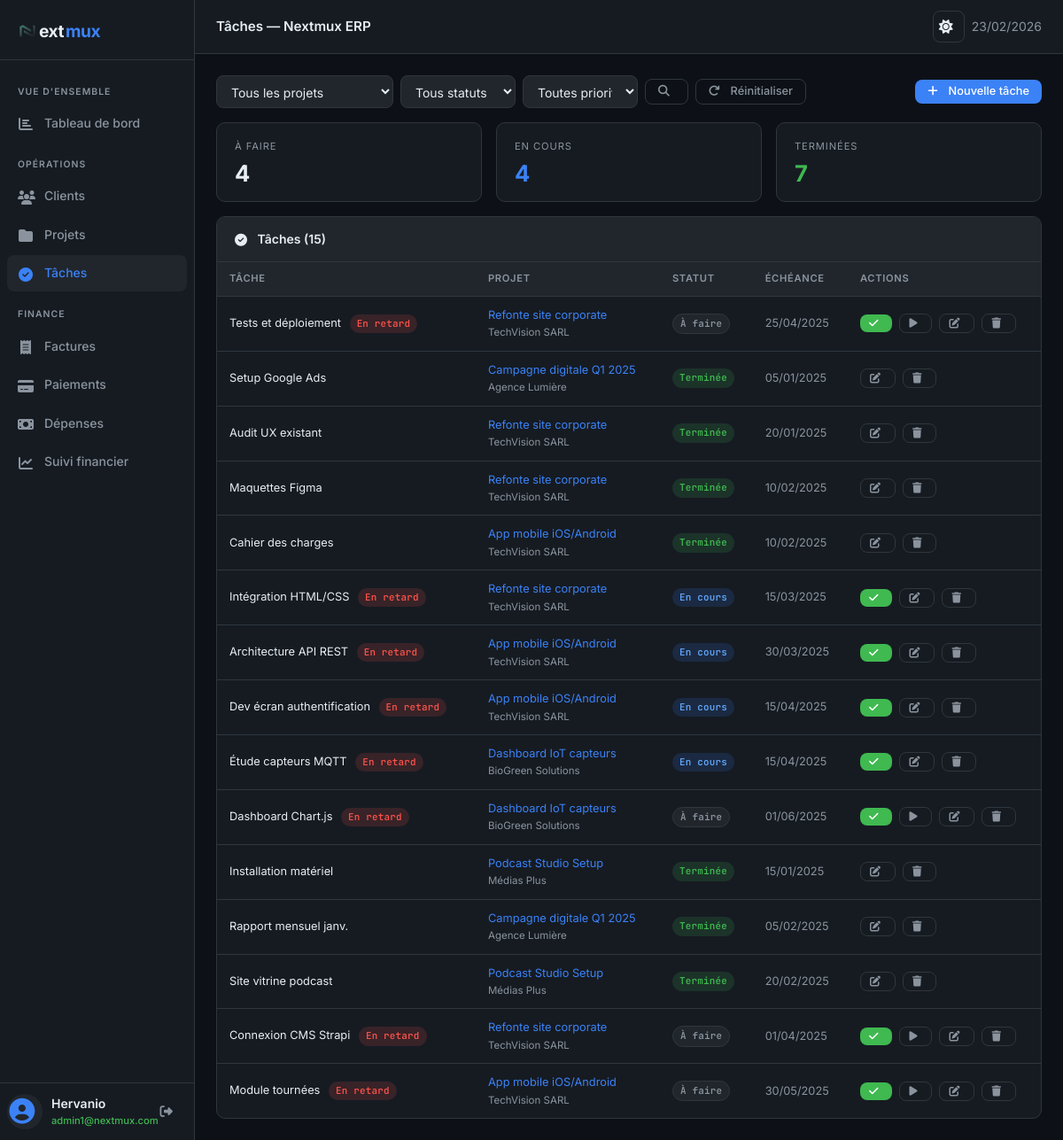
Screenshot of /taches.php (signed in) with the database file from the repository.
### tables this page shows
CREATE TABLE `taches` (
  `id` int(10) UNSIGNED NOT NULL,
  `projet_id` int(10) UNSIGNED NOT NULL,
  `titre` varchar(200) NOT NULL,
  `description` text DEFAULT NULL,
  `statut` enum('a_faire','en_cours','termine') NOT NULL DEFAULT 'a_faire',
  `priorite` enum('basse','normale','haute','critique') NOT NULL DEFAULT 'normale',
  `date_echeance` date DEFAULT NULL,
  `created_at` timestamp NOT NULL DEFAULT current_timestamp()
);

CREATE TABLE `projets` (
  `id` int(10) UNSIGNED NOT NULL,
  `client_id` int(10) UNSIGNED NOT NULL,
  `titre` varchar(200) NOT NULL,
  `description` text DEFAULT NULL,
  `budget` decimal(12,2) NOT NULL DEFAULT 0.00,
  `statut` enum('prospect','en_cours','suspendu','termine') NOT NULL DEFAULT 'en_cours',
  `date_debut` date DEFAULT NULL,
  `date_fin` date DEFAULT NULL,
  `created_at` timestamp NOT NULL DEFAULT current_timestamp()
);

CREATE TABLE `clients` (
  `id` int(10) UNSIGNED NOT NULL,
  `nom` varchar(150) NOT NULL,
  `email` varchar(200) NOT NULL,
  `telephone` varchar(20) DEFAULT NULL,
  `adresse` text DEFAULT NULL,
  `ville` varchar(100) DEFAULT NULL,
  `created_at` timestamp NOT NULL DEFAULT current_timestamp()
);

### taches.php (the view, shortened to what this page needs)
<?php
require_once 'db.php';
$db = getDB();
$action = $_GET['action'] ?? 'list';
$filtre_projet  = $_GET['projet_id'] ?? '';
$filtre_statut  = $_GET['statut'] ?? '';
$filtre_priorite = $_GET['priorite'] ?? '';
$taches = $db->prepare("
  SELECT t.*, p.titre AS projet_titre, c.nom AS client_nom
  FROM taches t
  JOIN projets p ON p.id = t.projet_id
  JOIN clients c ON c.id = p.client_id
  WHERE (? = '' OR t.projet_id = ?)
    AND (? = '' OR t.statut = ?)
    AND (? = '' OR t.priorite = ?)
  ORDER BY FIELD(t.priorite,'critique','haute','normale','basse'), t.date_echeance
");
$taches->execute([$filtre_projet, $filtre_projet, $filtre_statut, $filtre_statut, $filtre_priorite, $filtre_priorite]);
$taches = $taches->fetchAll();
require_once 'header.php';
?>
<?php if ($action === 'list'): ?>
  <div class="flex gap-3 mb-4" style="justify-content:space-between;align-items:center;">
    <form method="GET" class="flex gap-2" style="flex-wrap:wrap;">
      <select name="projet_id" style="width:200px;">
        <option value="">Tous les projets</option>
      </select>
      <select name="statut" style="width:130px;">
        <option value="">Tous statuts</option>
      </select>
      <select name="priorite" style="width:130px;">
        <option value="">Toutes priorités</option>
      </select>
      <button type="submit" class="btn btn-ghost" title="Rechercher"><i class="fa-solid fa-search"></i></button>
      <a href="taches.php" class="btn btn-ghost"><i class="fa-solid fa-redo"></i> Réinitialiser</a>
    </form>
    <a href="taches.php?action=create" class="btn btn-primary"><i class="fa-solid fa-plus"></i> Nouvelle tâche</a>
  </div>
  <?php
  $stats = ['a_faire' => 0, 'en_cours' => 0, 'termine' => 0];
  foreach ($taches as $t) $stats[$t['statut']]++;
  ?>
  <div class="stat-grid mb-4" style="grid-template-columns:repeat(3,1fr);">
    <div class="stat-card">
      <div class="stat-label">À faire</div>
      <div class="stat-value"><?= $stats['a_faire'] ?></div>
    </div>
    <div class="stat-card">
      <div class="stat-label">En cours</div>
      <div class="stat-value blue"><?= $stats['en_cours'] ?></div>
    </div>
    <div class="stat-card">
      <div class="stat-label">Terminées</div>
      <div class="stat-value green"><?= $stats['termine'] ?></div>
    </div>
  </div>
  <div class="card">
    <div class="card-header"><span class="card-title"><i class="fa-solid fa-check-circle"></i> Tâches (<?= count($taches) ?>)</span></div>
    <?php if ($taches): ?>
      <div class="table-wrap">
        <table>
          <thead>
            <tr>
              <th>Tâche</th>
              <th>Projet</th>
              <th>Statut</th>
              <th>Échéance</th>
              <th>Actions</th>
            </tr>
          </thead>
          <tbody>
            <?php foreach ($taches as $t):
              $retard = $t['date_echeance'] && $t['date_echeance'] < date('Y-m-d') && $t['statut'] !== 'termine';
            ?>
              <tr>
                <td>
                  <?= h($t['titre']) ?>
                  <?php if ($retard): ?><span class="badge badge-danger" style="margin-left:6px">En retard</span><?php endif; ?>
                </td>
                <td>
                  <a href="projets.php?action=view&id=<?= $t['projet_id'] ?>" style="color:var(--accent);text-decoration:none;">
                    <?= h($t['projet_titre']) ?>
                  </a>
                  <div class="text-muted" style="font-size:0.72rem"><?= h($t['client_nom']) ?></div>
                </td>
                <td><?= statutBadgeTache($t['statut']) ?></td>
                <td class="text-muted <?= $retard ? 'red' : '' ?>"><?= formatDate($t['date_echeance']) ?></td>
                <td>
                  <div class="flex gap-2">
                    <?php if ($t['statut'] !== 'termine'): ?>
                      <a href="taches.php?action=status&id=<?= $t['id'] ?>&s=termine" class="btn btn-success btn-sm" title="Marquer terminée"><i class="fa-solid fa-check"></i></a>
                    <?php endif; ?>
                    <?php if ($t['statut'] === 'a_faire'): ?>
                      <a href="taches.php?action=status&id=<?= $t['id'] ?>&s=en_cours" class="btn btn-ghost btn-sm" title="Démarrer"><i class="fa-solid fa-play"></i></a>
                    <?php endif; ?>
                    <a href="taches.php?action=edit&id=<?= $t['id'] ?>" class="btn btn-ghost btn-sm" title="Modifier"><i class="fa-solid fa-edit"></i></a>
                    <a href="taches.php?action=delete&id=<?= $t['id'] ?>" class="btn btn-ghost btn-sm" title="Supprimer"
                      onclick="return confirm('Supprimer cette tâche ?')"><i class="fa-solid fa-trash"></i></a>
                  </div>
                </td>
              </tr>
            <?php endforeach; ?>
          </tbody>
        </table>
      </div>
    <?php endif; ?>
  </div>
<?php endif; ?>
<?php require_once 'footer.php'; ?>

### db.php (shortened to what this page needs)
<?php
function h(string $s): string
{
    return htmlspecialchars($s, ENT_QUOTES, 'UTF-8');
}
function formatDate(?string $date): string
{
    return (new DateTime($date))->format('d/m/Y');
}
function statutBadgeTache(string $s): string
{
    $map = [
        'a_faire'   => ['label' => 'À faire',  'class' => 'badge-secondary'],
        'en_cours'  => ['label' => 'En cours', 'class' => 'badge-primary'],
        'termine'   => ['label' => 'Terminée', 'class' => 'badge-success'],
    ];
    $b = $map[$s] ?? ['label' => $s, 'class' => 'badge-secondary'];
    return "<span class=\"badge {$b['class']}\">{$b['label']}</span>";
}

### header.php (style rules this page uses)
:root { --bg: #0d1117; --bg2: #161b22; --bg3: #21262d; --border: #30363d; --text: #e6edf3; --muted: #8b949e; --accent: #3b82f6; --accent-h: #2563eb; --green: #3fb950; --red: #f85149; --orange: #d29922; --purple: #a371f7; --radius: 8px; --shadow: 0 4px 24px rgba(0, 0, 0, 0.4); --sidebar-width: 240px; --topbar-height: 52px; }
*, *::before, *::after { box-sizing: border-box; margin: 0; padding: 0; }
body { font-family: 'Inter', system-ui, sans-serif; font-size: 14px; background: var(--bg); color: var(--text); line-height: 1.6; min-height: 100vh; display: flex; }
.card { background: var(--bg2); border: 1px solid var(--border); border-radius: 10px; overflow: hidden; }
.card-header { padding: 14px 20px; border-bottom: 1px solid var(--border); display: flex; align-items: center; justify-content: space-between; background: var(--bg3); }
.card-title { font-weight: 600; font-size: 0.875rem; }
.btn { display: inline-flex; align-items: center; gap: 6px; padding: 7px 14px; border-radius: var(--radius); border: none; font-size: 0.8rem; font-weight: 500; cursor: pointer; text-decoration: none; transition: all 0.15s; font-family: inherit; line-height: 1; }
.btn-primary { background: var(--accent); color: white; }
.btn-success { background: var(--green); color: white; }
.btn-ghost { background: transparent; color: var(--muted); border: 1px solid var(--border); }
.btn-sm { padding: 4px 10px; font-size: 0.75rem; }
.table-wrap { overflow-x: auto; }
table { width: 100%; border-collapse: collapse; font-size: 0.8rem; }
th { background: var(--bg3); color: var(--muted); font-weight: 600; font-size: 0.7rem; text-transform: uppercase; letter-spacing: 0.06em; padding: 10px 14px; text-align: left; border-bottom: 1px solid var(--border); }
td { padding: 11px 14px; border-bottom: 1px solid var(--border); color: var(--text); vertical-align: middle; }
tr:last-child td { border-bottom: none; }
body { -webkit-font-smoothing: antialiased; -moz-osx-font-smoothing: grayscale; }
input, select, textarea { width: 100%; background: var(--bg3); border: 1px solid var(--border); border-radius: var(--radius); color: var(--text); padding: 8px 12px; font-size: 0.875rem; font-family: inherit; transition: border-color 0.15s; outline: none; }
select option { background: var(--bg2); }
.badge { display: inline-block; padding: 2px 8px; border-radius: 20px; font-size: 0.68rem; font-weight: 600; font-family: 'JetBrains Mono', monospace; letter-spacing: 0.02em; }
.badge-primary { background: rgba(59, 130, 246, 0.15); color: #60a5fa; }
.badge-success { background: rgba(63, 185, 80, 0.15); color: var(--green); }
.badge-danger { background: rgba(248, 81, 73, 0.15); color: var(--red); }
.badge-secondary { background: var(--bg3); color: var(--muted); border: 1px solid var(--border); }
.stat-grid { display: grid; grid-template-columns: repeat(auto-fill, minmax(200px, 1fr)); gap: 16px; margin-bottom: 24px; }
.stat-card { background: var(--bg2); border: 1px solid var(--border); border-radius: 10px; padding: 18px 20px; }
.stat-label { font-size: 0.7rem; color: var(--muted); text-transform: uppercase; letter-spacing: 0.08em; margin-bottom: 8px; }
.stat-value { font-size: 1.6rem; font-weight: 700; line-height: 1; }
.stat-value.green { color: var(--green); }
.stat-value.blue { color: var(--accent); }
.flex { display: flex; align-items: center; }
.gap-2 { gap: 8px; }
.gap-3 { gap: 12px; }
.text-muted { color: var(--muted); }
.mb-4 { margin-bottom: 16px; }
@media (min-width: 1024px) and (max-width: 1439px) { .stat-grid { grid-template-columns: repeat(3, 1fr); gap: 16px; } }
i.fa-solid, i.fas { display: inline-block; font-variant-numeric: tabular-nums; margin-right: 6px; vertical-align: -0.125em; }
.card-title i.fa-solid, .card-title i.fas, .stat-label i.fa-solid, .stat-label i.fas, .empty-state .icon i.fa-solid, .empty-state .icon i.fas { margin-right: 8px; vertical-align: -0.125em; }
button i.fa-solid, button i.fas, a i.fa-solid, a i.fas { margin-right: 6px; vertical-align: -0.05em; }

### rows the page displays
taches: titre "Tests et déploiement", shows "En retard", projet.titre "Refonte site corporate", clients.nom "TechVision SARL", statut "À faire", date_echeance "25/04/2025"
taches: titre "Setup Google Ads", projet.titre "Campagne digitale Q1 2025", clients.nom "Agence Lumière", statut "Terminée", date_echeance "05/01/2025"
taches: titre "Audit UX existant", projet.titre "Refonte site corporate", clients.nom "TechVision SARL", statut "Terminée", date_echeance "20/01/2025"
taches: titre "Maquettes Figma", projet.titre "Refonte site corporate", clients.nom "TechVision SARL", statut "Terminée", date_echeance "10/02/2025"
taches: titre "Cahier des charges", projet.titre "App mobile iOS/Android", clients.nom "TechVision SARL", statut "Terminée", date_echeance "10/02/2025"
taches: titre "Intégration HTML/CSS", shows "En retard", projet.titre "Refonte site corporate", clients.nom "TechVision SARL", statut "En cours", date_echeance "15/03/2025"
taches: titre "Architecture API REST", shows "En retard", projet.titre "App mobile iOS/Android", clients.nom "TechVision SARL", statut "En cours", date_echeance "30/03/2025"
taches: titre "Dev écran authentification", shows "En retard", projet.titre "App mobile iOS/Android", clients.nom "TechVision SARL", statut "En cours", date_echeance "15/04/2025"
taches: titre "Étude capteurs MQTT", shows "En retard", projet.titre "Dashboard IoT capteurs", clients.nom "BioGreen Solutions", statut "En cours", date_echeance "15/04/2025"
taches: titre "Dashboard Chart.js", shows "En retard", projet.titre "Dashboard IoT capteurs", clients.nom "BioGreen Solutions", statut "À faire", date_echeance "01/06/2025"
taches: titre "Installation matériel", projet.titre "Podcast Studio Setup", clients.nom "Médias Plus", statut "Terminée", date_echeance "15/01/2025"
taches: titre "Rapport mensuel janv.", projet.titre "Campagne digitale Q1 2025", clients.nom "Agence Lumière", statut "Terminée", date_echeance "05/02/2025"
taches: titre "Site vitrine podcast", projet.titre "Podcast Studio Setup", clients.nom "Médias Plus", statut "Terminée", date_echeance "20/02/2025"
taches: titre "Connexion CMS Strapi", shows "En retard", projet.titre "Refonte site corporate", clients.nom "TechVision SARL", statut "À faire", date_echeance "01/04/2025"
taches: titre "Module tournées", shows "En retard", projet.titre "App mobile iOS/Android", clients.nom "TechVision SARL", statut "À faire", date_echeance "30/05/2025"

### other values shown
$_SESSION['user']['nom'] "Hervanio"
$_SESSION['user']['email'] "admin1@nextmux.com"
$pageTitle "Tâches — Nextmux ERP"
$stats['a_faire'] "4"
$stats['en_cours'] "4"
$stats['termine'] "7"
count($taches) "15"
